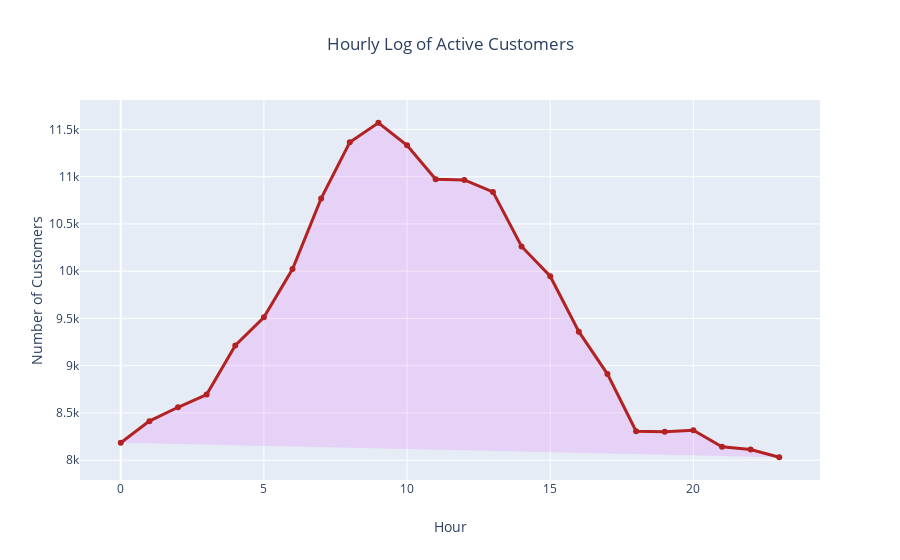

The notebook cell this image was saved under:
### Markdown cell above
Let's look at the number of active customers at each on the Sparkify app. I converted the `ts` into a `datetime` and grouped users by the hour to generate a timeline of the number of active users at each hour.

### Code cell
def hourly_log_chart(df):
    """Create a timeline plot for the number of new customers enrolled each month.
    
        Args:
            df (DataFrame): Pyspark Dataframe object
        Returns:
            None
        
    """
    hourly_df = df.select("userId", "page" ,"ts").toPandas()
    hourly_df["hour"] = hourly_df["ts"].apply((lambda x: datetime.datetime.fromtimestamp(x / 1000.0).hour))
    hourly_df =  hourly_df[hourly_df["page"] == "NextSong"].groupby("hour").count()
    fig = go.Figure()
    x = hourly_df.index.tolist()
    y = hourly_df.userId
    
    fig.add_trace(go.Scatter(x=x, y=y, line = dict(color='firebrick', width=3),
                             hovertext=["Number of Customers listening to songs at `{}:00` is {}".format(x[i], y[i]) for i,bar in enumerate(x)],
                             hoverinfo="text", mode='lines+markers', name='lines+markers', 
                             fill='toself', fillcolor='rgba(231,107,243,0.2)'))
    fig.update_layout(
            title=go.layout.Title(
                text="Hourly Log of Active Customers",
                x=0.5,
            ),
            xaxis=go.layout.XAxis(
                title=go.layout.xaxis.Title(
                    text="Hour",
                )
            ),
            yaxis=go.layout.YAxis(
                title=go.layout.yaxis.Title(
                    text="Number of Customers",
                )
            )
        )
    fig.show()
    
hourly_log_chart(df)

### Figure 1 — Plotly figure (JSON) as saved in the notebook; plotly's stock layout.template omitted (floating-point values rounded to 4 significant figures)
{"data": [{"fill": "toself", "fillcolor": "rgba(231,107,243,0.2)", "hoverinfo": "text", "hovertext": ["Number of Customers listening to songs at `0:00` is 8184", "Number of Customers listening to songs at `1:00` is 8413", "Number of Customers listening to songs at `2:00` is 8560", "Number of Customers listening to songs at `3:00` is 8695", "Number of Customers listening to songs at `4:00` is 9214", "Number of Customers listening to songs at `5:00` is 9512", "Number of Customers listening to songs at `6:00` is 10023", "Number of Customers listening to songs at `7:00` is 10770", "Number of Customers listening to songs at `8:00` is 11365", "Number of Customers listening to songs at `9:00` is 11571", "Number of Customers listening to songs at `10:00` is 11333", "Number of Customers listening to songs at `11:00` is 10973", "Number of Customers listening to songs at `12:00` is 10966", "Number of Customers listening to songs at `13:00` is 10839", "Number of Customers listening to songs at `14:00` is 10262", "Number of Customers listening to songs at `15:00` is 9947", "Number of Customers listening to songs at `16:00` is 9360", "Number of Customers listening to songs at `17:00` is 8911", "Number of Customers listening to songs at `18:00` is 8306", "Number of Customers listening to songs at `19:00` is 8302", "Number of Customers listening to songs at `20:00` is 8316", "Number of Customers listening to songs at `21:00` is 8142", "Number of Customers listening to songs at `22:00` is 8113", "Number of Customers listening to songs at `23:00` is 8031"], "line": {"color": "firebrick", "width": 3}, "mode": "lines+markers", "name": "lines+markers", "type": "scatter", "x": [0, 1, 2, 3, 4, 5, 6, 7, 8, 9, 10, 11, 12, 13, 14, 15, 16, 17, 18, 19, 20, 21, 22, 23], "y": [8184, 8413, 8560, 8695, 9214, 9512, 10023, 10770, 11365, 11571, 11333, 10973, 10966, 10839, 10262, 9947, 9360, 8911, 8306, 8302, 8316, 8142, 8113, 8031]}], "layout": {"title": {"text": "Hourly Log of Active Customers", "x": 0.5}, "xaxis": {"title": {"text": "Hour"}}, "yaxis": {"title": {"text": "Number of Customers"}}}}
